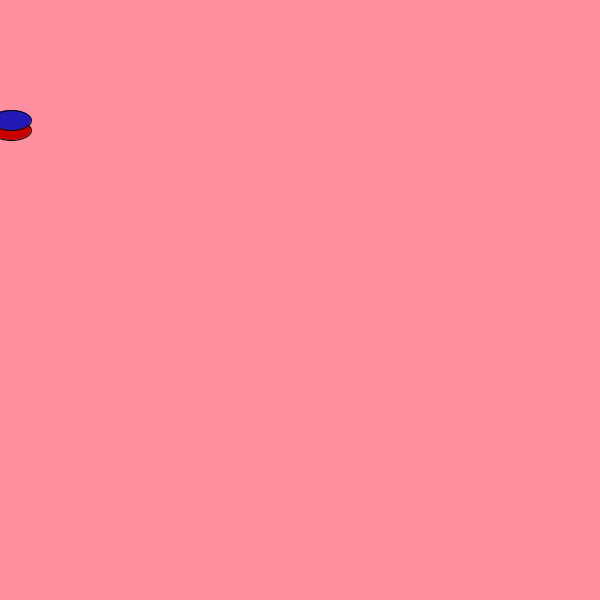
Frame 1 (no input)
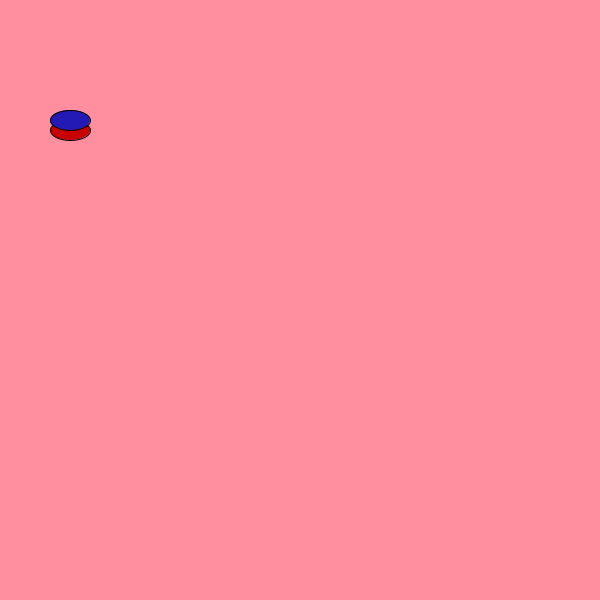
Frame 60 (the mouse pressed at the canvas centre just before this capture)
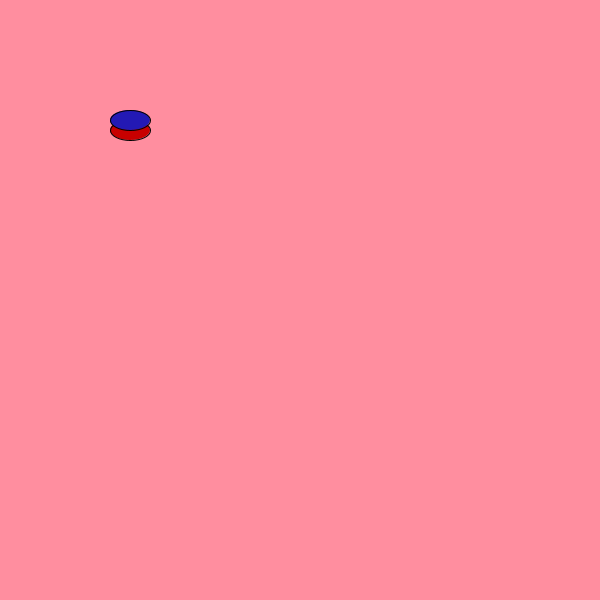
Frame 120 (the mouse held since frame 60 and released just before this capture)

The Processing sketch that drew these frames (run headless with seeded random() and noise(); from frame 60 on, the mouse is pressed at the canvas centre):

// Processing sketch: processing_119263
// ── processing_119263.pde

int x=0; 
int dx = 1;

void setup() {
  size(600,600);
}
 
void draw(){
  x=x+dx;
  
  if (x == 600 || x==0) {
    dx = dx * -1 ;
  } 
  
  
  translate(x,100);
  // erase last frame
  background(255,142,159);
  fill(200,0,0);
  ellipse(10,30,40,20);
  
  fill(35,25,180);
     
  // draw stick person
  ellipse(10,20,40,20);
  
    
}
